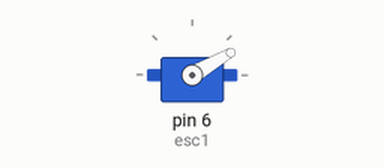
Simulated run of this sketch. Board: Arduino Uno, built with avr-gcc and run on an emulated ATmega328P. Parts: servo.

Above: at 0.1 s.
At 1.1 s:
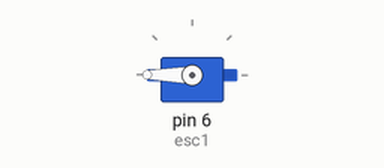
Timing chart, 0 to 2.6 s (numbered marks = the images above):
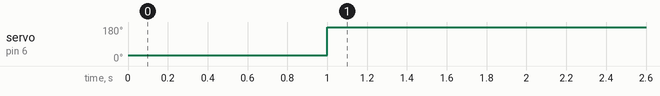

Measured:
- by itself, servo on pin 6 (esc1): 30° → 180° at 1.0 s

The sketch:

sketch_oct02a.ino
```cpp
#include <Servo.h>

Servo esc1;
Servo esc3;


void setup() {

  Serial.begin(9600);


  esc1.attach(6);  //Specify here the pin number on which the signal pin of ESC is connected.
  esc1.write(30);
  delay(1000);


}

void loop() {

  esc1.write(180);

}
```
